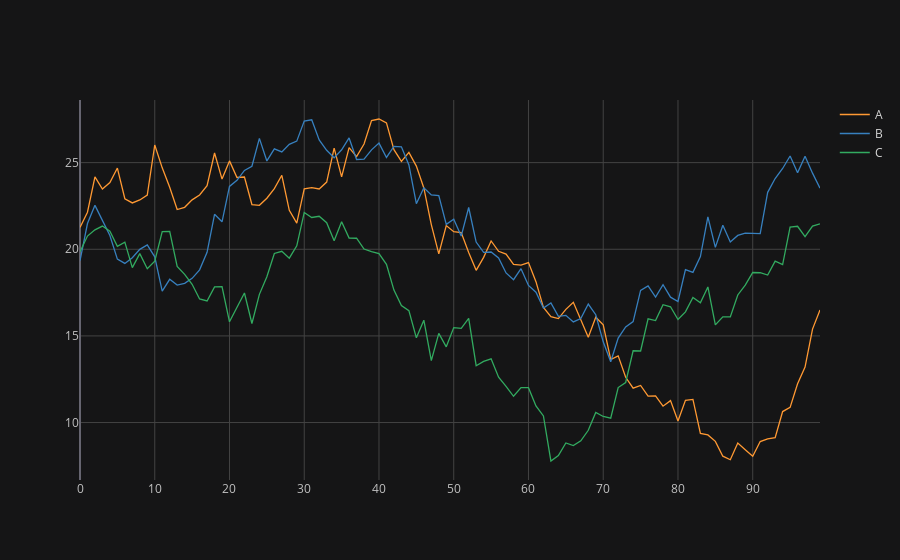

The cell this chart's notebook holds for it:
### Code cell
df.iplot()
#x-axis indexes
#Y-axis is nothing but a dataset which is availavle in a column
